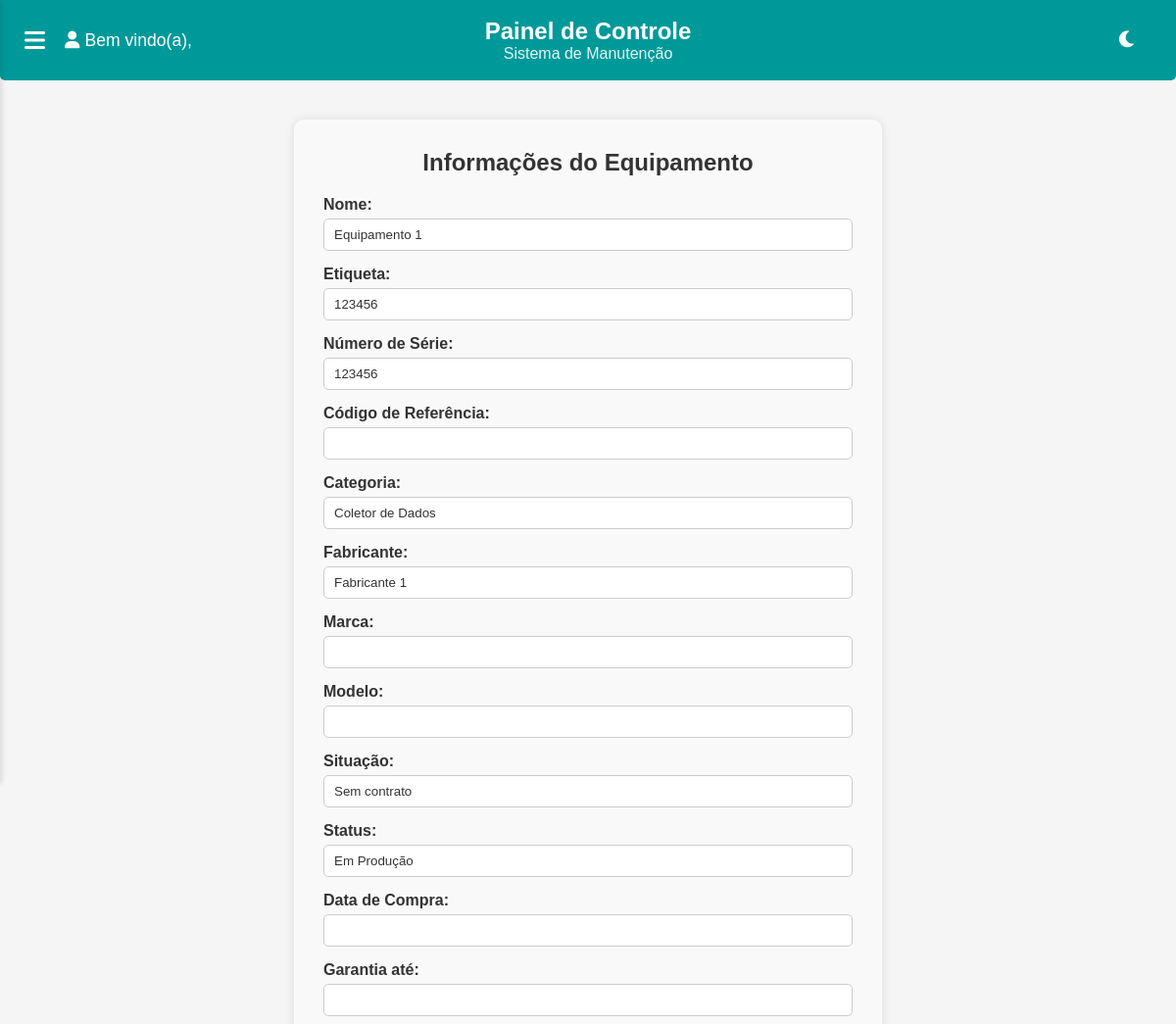
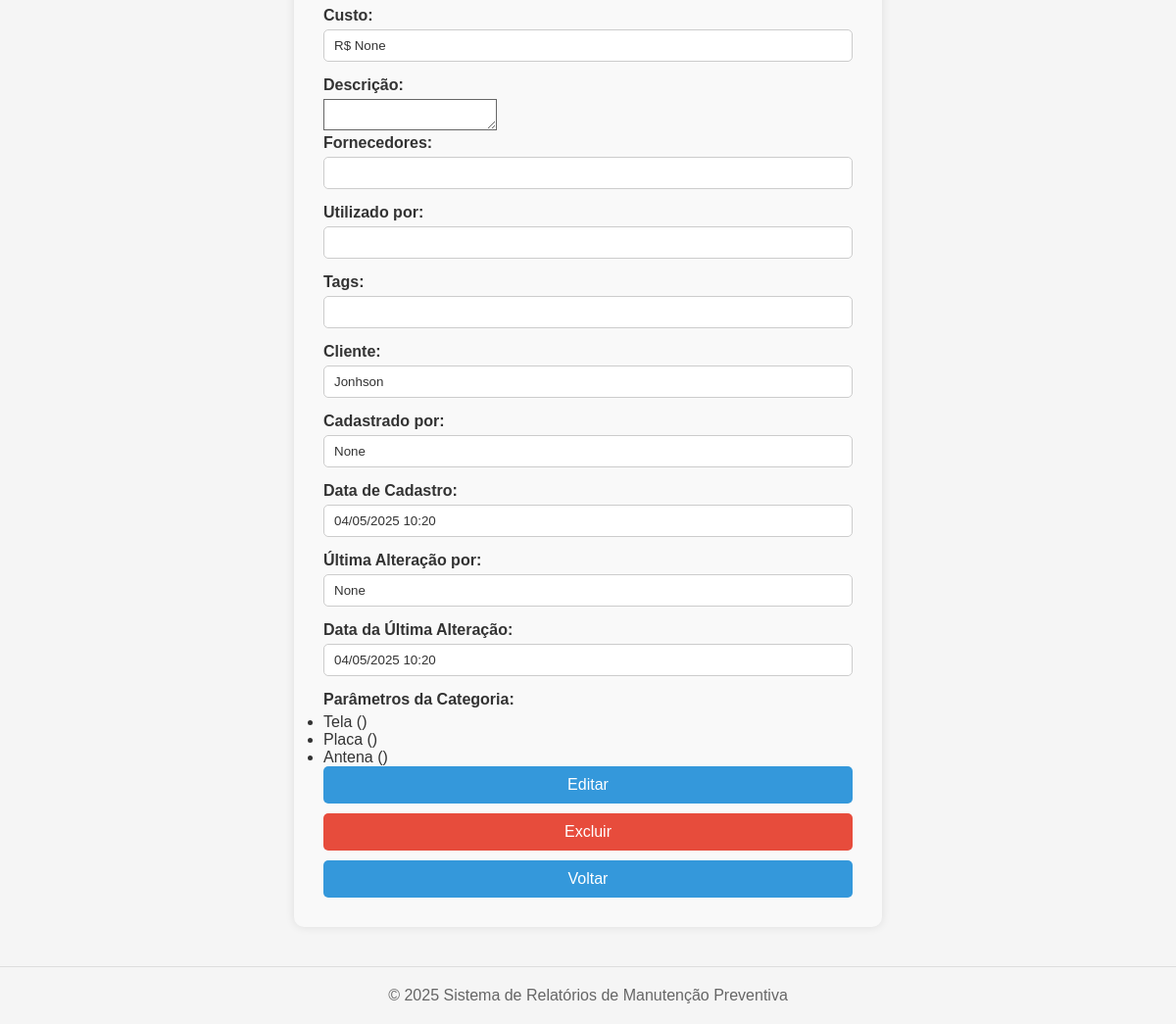
The app's page /equipamentos/8/ with its own data (2 pictures, top to bottom).
### equipamentos/models.py (models this page shows, shortened)
class Equipamento(models.Model):
    SITUACAO_CHOICES = (
        ('em_contrato', 'Em contrato'),
        ('sem_contrato', 'Sem contrato'),
    )
    STATUS_CHOICES = (
        ('em_producao', 'Em Produção'),
        ('disponivel', 'Disponível'),
        ('em_manutencao', 'Em Manutenção'),
        ('danificado', 'Danificado'),
        ('indisponivel', 'Indisponível'),
    )
    nome = models.CharField(max_length=255)
    etiqueta = models.CharField(max_length=100, blank=True)
    numero_serie = models.CharField(max_length=100, unique=True)
    codigo_referencia = models.CharField(max_length=100, blank=True)
    categoria = models.ForeignKey(CategoriaEquipamento, on_delete=models.SET_NULL, null=True, blank=True)
    fabricante = models.CharField(max_length=100, blank=True)
    marca = models.CharField(max_length=100, blank=True)
    modelo = models.CharField(max_length=100, blank=True)
    situacao = models.CharField(max_length=20, choices=SITUACAO_CHOICES, default='em_contrato')
    status = models.CharField(max_length=20, choices=STATUS_CHOICES, default='disponivel')
    data_compra = models.DateField(null=True, blank=True)
    data_garantia = models.DateField(null=True, blank=True)
    custo = models.DecimalField(max_digits=10, decimal_places=2, null=True, blank=True)
    descricao = models.TextField(blank=True)
    fornecedores = models.CharField(max_length=255, blank=True)
    utilizado_por = models.CharField(max_length=255, blank=True)
    tags = models.CharField(max_length=255, blank=True)
    cliente = models.ForeignKey(Cliente, on_delete=models.SET_NULL, null=True, blank=True)
    cadastrado_por = models.ForeignKey(Usuario, on_delete=models.SET_NULL, null=True, blank=True, related_name='equipamentos_cadastrados')
    cadastrado_em = models.DateTimeField(auto_now_add=True)
    alterado_por = models.ForeignKey(Usuario, on_delete=models.SET_NULL, null=True, blank=True, related_name='equipamentos_alterados')
    alterado_em = models.DateTimeField(auto_now=True)
    parametros_personalizados = models.ManyToManyField(ParametroEquipamento, blank=True)

class CategoriaEquipamento(models.Model):
    nome = models.CharField(max_length=100, unique=True)
    parametros = models.ManyToManyField(ParametroEquipamento, blank=True)
    def __str__(self):
        return self.nome

class ParametroEquipamento(models.Model):
    nome = models.CharField(max_length=100, unique=True)
    avaliacao_ajuda = models.CharField(
        max_length=300,
        blank=True,
        verbose_name="Como avaliar o parâmetro",
    )

### clientes/models.py (models this page shows)
class Cliente(models.Model):
    nome_fantasia = models.CharField(max_length=255)
    razao_social = models.CharField(max_length=255, blank=True)
    cnpj = models.CharField(max_length=18, unique=True)
    email = models.EmailField(blank=True)
    endereco = models.CharField(max_length=255)
    sigla = models.CharField(max_length=50, blank=True, verbose_name='Sigla do Cliente')
    unidade = models.CharField(max_length=100, blank=True)
    sub_local = models.CharField(max_length=100, blank=True, verbose_name='Sub-local')
    responsavel = models.CharField(max_length=255, blank=True)
    logo = models.ImageField(upload_to='clientes/logos/', null=True, blank=True)
    numero_contrato = models.CharField(max_length=100, blank=True)
    data_inicio_contrato = models.DateField(null=True, blank=True)
    data_vencimento_contrato = models.DateField(null=True, blank=True)
    data_cadastro = models.DateTimeField(default=timezone.now, editable=False)
    def __str__(self):
        return self.nome_fantasia

### equipamentos/views.py (the view)
# urls.py: path('<int:pk>/', views.detalhes_equipamento, name='detalhes_equipamento'),
def detalhes_equipamento(request, pk):
    equipamento = get_object_or_404(Equipamento, pk=pk)
    return render(request, 'equipamentos/detalhes_equipamento.html', {'equipamento': equipamento})

### equipamentos/templates/equipamentos/detalhes_equipamento.html (shortened to what this page needs)
{% extends 'base.html' %}
{% load static %}
{% block extrahead %}
    <link rel="stylesheet" href="{% static 'css/usuario.css' %}">
{% endblock %}
{% block content %}
<div class="form-container">
    <h2>Informações do Equipamento</h2>
    <label>Nome:</label>
    <input type="text" value="{{ equipamento.nome }}" readonly>
    <label>Etiqueta:</label>
    <input type="text" value="{{ equipamento.etiqueta }}" readonly>
    <label>Número de Série:</label>
    <input type="text" value="{{ equipamento.numero_serie }}" readonly>
    <label>Código de Referência:</label>
    <input type="text" value="{{ equipamento.codigo_referencia }}" readonly>
    <label>Categoria:</label>
    <input type="text" value="{{ equipamento.categoria }}" readonly>
    <label>Fabricante:</label>
    <input type="text" value="{{ equipamento.fabricante }}" readonly>
    <label>Marca:</label>
    <input type="text" value="{{ equipamento.marca }}" readonly>
    <label>Modelo:</label>
    <input type="text" value="{{ equipamento.modelo }}" readonly>
    <label>Situação:</label>
    <input type="text" value="{{ equipamento.get_situacao_display }}" readonly>
    <label>Status:</label>
    <input type="text" value="{{ equipamento.get_status_display }}" readonly>
    <label>Data de Compra:</label>
    <input type="text" value="{{ equipamento.data_compra|date:'d/m/Y' }}" readonly>
    <label>Garantia até:</label>
    <input type="text" value="{{ equipamento.data_garantia|date:'d/m/Y' }}" readonly>
    <label>Custo:</label>
    <input type="text" value="R$ {{ equipamento.custo }}" readonly>
    <label>Descrição:</label>
    <textarea readonly>{{ equipamento.descricao }}</textarea>
    <label>Fornecedores:</label>
    <input type="text" value="{{ equipamento.fornecedores }}" readonly>
    <label>Utilizado por:</label>
    <input type="text" value="{{ equipamento.utilizado_por }}" readonly>
    <label>Tags:</label>
    <input type="text" value="{{ equipamento.tags }}" readonly>
    <label>Cliente:</label>
    <input type="text" value="{{ equipamento.cliente }}" readonly>
    <label>Cadastrado por:</label>
    <input type="text" value="{{ equipamento.cadastrado_por }}" readonly>
    <label>Data de Cadastro:</label>
    <input type="text" value="{{ equipamento.cadastrado_em|date:'d/m/Y H:i' }}" readonly>
    <label>Última Alteração por:</label>
    <input type="text" value="{{ equipamento.alterado_por }}" readonly>
    <label>Data da Última Alteração:</label>
    <input type="text" value="{{ equipamento.alterado_em|date:'d/m/Y H:i' }}" readonly>
    <label>Parâmetros da Categoria:</label>
    {% if equipamento.categoria and equipamento.categoria.parametros.all %}
        <ul>
        {% for parametro in equipamento.categoria.parametros.all %}
            <li>{{ parametro.nome }} ({{ parametro.get_gravidade_display }})</li>
        {% endfor %}
        </ul>
    {% else %}
        <p>Nenhum parâmetro definido para esta categoria.</p>
{% endif %}
    <a href="{% url 'equipamentos:editar_equipamento' equipamento.pk %}">
        <button type="button">Editar</button>
    </a>
    <form method="POST" action="{% url 'equipamentos:excluir_equipamento' equipamento.pk %}" style="margin-top: 10px;">
        <button type="submit" onclick="return confirm('Tem certeza que deseja excluir este equipamento?');" style="background-color: #e74c3c;">Excluir</button>
    </form>
    <a href="{% url 'equipamentos:listar_equipamentos' %}">
        <button type="button" style="margin-top: 10px;">Voltar</button>
    </a>
</div>
{% endblock %}

### static/css/global.css (style rules this page uses)
* { margin: 0; padding: 0; box-sizing: border-box; font-family: Arial, sans-serif; }
:root { --primary-color: #009999; --secondary-color: #008080; --background-color: #f5f5f5; --card-background: white; --subcard-background: #f0f0f0; --text-color: #333; --text-secondary: #666; }
body { background-color: var(--background-color); color: var(--text-color); min-height: 100vh; margin: 0; display: flex; flex-direction: column; }
label { color: var(--text-color); }
input[type="text"], input[type="date"], input[type="email"], input[type="tel"], input[type="password"], textarea, select { background-color: var(--card-background); color: var(--text-color); border-color: var(--text-secondary); }
button { background-color: #009999; color: white; border: none; padding: 10px 20px; border-radius: 5px; cursor: pointer; font-size: 14px; transition: all 0.3s ease; }

### static/css/usuario.css (style rules this page uses)
.form-container { max-width: 600px; margin: 40px auto; background-color: #f9f9f9; padding: 30px; border-radius: 10px; box-shadow: 0 0 10px rgba(0, 0, 0, 0.1); }
.form-container h2 { margin-bottom: 20px; text-align: center; color: #333; }
.form-container label { display: block; margin-bottom: 5px; font-weight: bold; }
.form-container input[type="text"], .form-container input[type="email"], .form-container input[type="file"], .form-container select { width: 100%; padding: 8px 10px; margin-bottom: 15px; border: 1px solid #ccc; border-radius: 5px; }
.form-container button { width: 100%; padding: 10px; background-color: #3498db; border: none; color: white; font-size: 16px; border-radius: 5px; cursor: pointer; }

### records on screen
Equipamento: nome "Equipamento 1", etiqueta "123456", numero_serie "123456", categoria "Coletor de Dados", fabricante "Fabricante 1", situacao "Sem contrato", status "Em Produção", custo "R$ None", cliente "Jonhson", cadastrado_por "None", cadastrado_em "04/05/2025 10:20", alterado_por "None", alterado_em "04/05/2025 10:20"
ParametroEquipamento: nome "Tela"
ParametroEquipamento: nome "Placa"
ParametroEquipamento: nome "Antena"
